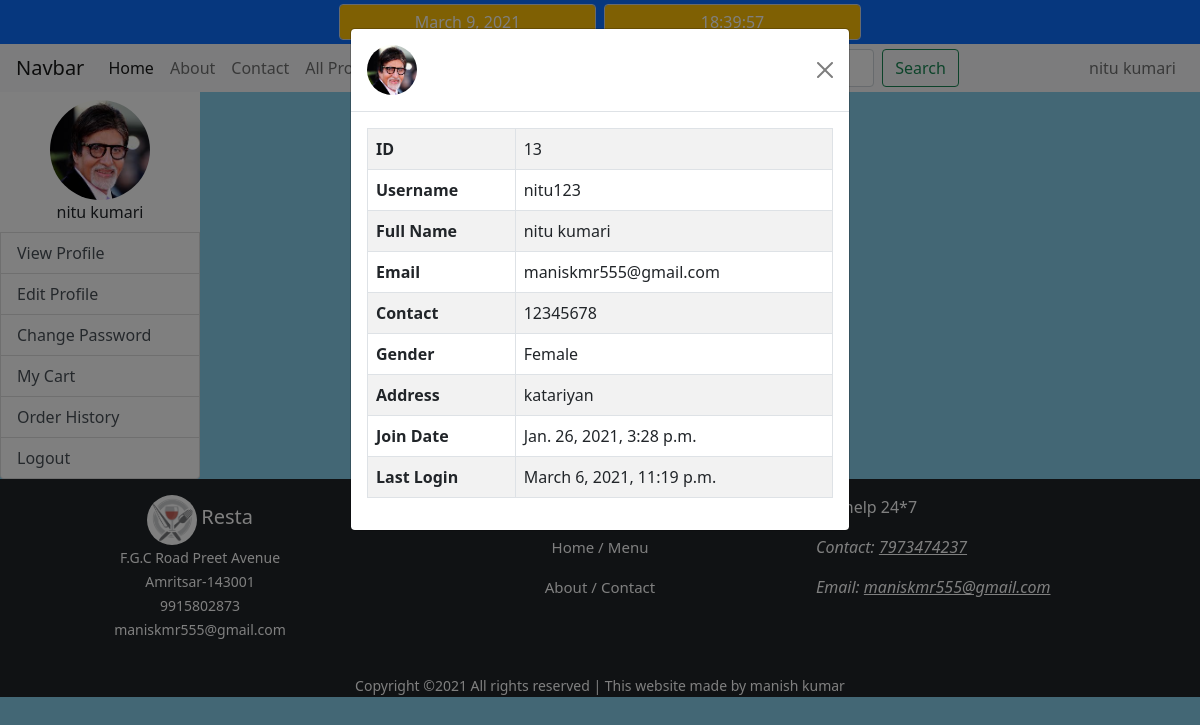
The page /cust_view (signed in) on the database its author committed.
### myapp/models.py (models this page shows, shortened)
class Register(models.Model):
    user = models.OneToOneField(User,on_delete=models.CASCADE)
    profile_pic = models.ImageField(upload_to="profile_pic/%Y/%m/%d",null=True,blank=True)
    contact_number = models.IntegerField()
    gender = models.CharField(max_length=250)
    address = models.TextField()
    added_on = models.DateTimeField(auto_now_add=True)
    updated_on = models.DateTimeField(auto_now=True)

### myapp/views.py (the view)
# urls.py: path('cust_view',views.cust_view,name="cust_view"),
@login_required
def cust_view(request):
    context={}
    today_date = date.today()
    curr_time = time.strftime("%H:%M:%S")
    context["date"]=today_date
    context["time"]=curr_time
    datas = Category.objects.all()
    context["datas"]=datas
    data = Register.objects.filter(user__id = request.user.id)
    context["all_data"]=data
    check = Register.objects.get(user__id=request.user.id)
    context["register_data"]=check
    return render(request,"cust_view.html",context)

### template/cust_view.html (shortened to what this page needs)
{% extends 'cust_dashboard.html' %}
{% load static %}
{% block dashboard %}
<div class="row">
    <div class="col-md-6">
        <div class="modal fade" id="exampleModal" tabindex="-1" aria-labelledby="exampleModalLabel" aria-hidden="true">
            <div class="modal-dialog">
                <div class="modal-content">
                    <div class="modal-header">
                        <span class="text-center modal-title"><img src="/media/{{register_data.profile_pic}}" alt="" height="50" style="border-radius: 50%;"></span>
                        <button type="button" class="btn-close" data-bs-dismiss="modal" aria-label="Close"
                            onclick="back()"></button>
                    </div>
                    <div class="modal-body">
                        <div class="table-responsive">
                            <table class="table table-striped table-bordered">
                                <tbody>
                                    <tr>
                                        <th>ID</th>
                                        <td>{{user.id}}</td>
                                    </tr>
                                    <tr>
                                        <th>Username</th>
                                        <td>{{user.username}}</td>
                                    </tr>
                                    <tr>
                                        <th>Full Name</th>
                                        <td>{{user.get_full_name}}</td>
                                    </tr>
                                    <tr>
                                        <th>Email</th>
                                        <td>{{user.email}}</td>
                                    </tr>
                                    {% for i in all_data %}
                                    <tr>
                                        <th>Contact</th>
                                        <td>{{i.contact_number}}</td>
                                    </tr>
                                    <tr>
                                        <th>Gender</th>
                                        <td>{{i.gender}}</td>
                                    </tr>
                                    <tr>
                                        <th>Address</th>
                                        <td>{{i.address}}</td>
                                    </tr>
                                    {% endfor %}
                                    <tr>
                                        <th>Join Date</th>
                                        <td>{{user.date_joined}}</td>
                                    </tr>
                                    <tr>
                                        <th>Last Login</th>
                                        <td>{{user.last_login}}</td>
                                    </tr>
                                </tbody>
                            </table>
                        </div>
                    </div>
                </div>
            </div>
        </div>
    </div>
</div>
{% endblock %}

### template/cust_dashboard.html (shortened to what this page needs)
{% extends 'base.html' %}
{% load static %}
{% block myblock %}
<div class="container-fluid">
    <div class="row">
        <div class="col-md-2 p-0">
            <div class="list-group">
                <div class="text-center bg-white p-2">
                    {% if register_data.profile_pic %}
                    <img src="/media/{{register_data.profile_pic}}" alt="" height="100" style="border-radius: 50%;">
                    {% else %}
                    <img src="{% static 'Images/user.jpg' %}" alt="" height="100" style="border-radius: 50%;">
                    {% endif %}
                    <p style="margin-bottom:0px;">{{register_data.user.first_name}} {{register_data.user.last_name}}</p>
                </div>
                <a href="{% url 'cust_view' %}" class="list-group-item list-group-item-action manish">View Profile</a>
                <a href="{% url 'edit_profile' %}" class="list-group-item list-group-item-action manish">Edit Profile</a>
                <a href="{% url 'change_password' %}" class="list-group-item list-group-item-action manish">Change Password</a>
                {% if not user.is_staff %}
                <a href="{% url 'cart_view' %}" class="list-group-item list-group-item-action manish">My Cart</a>
                <a href="{% url 'order_history' %}" class="list-group-item list-group-item-action manish">Order History</a>
                {% endif %}
                <a href="{% url 'logout' %}" class="list-group-item list-group-item-action manish">Logout</a>
            </div>
        </div>
        <div class="col-md-10">
            {% block dashboard %}
            {% endblock %}
        </div>
    </div>
</div>
{% endblock %}

### template/include/navbar.html (shortened to what this page needs)
<nav class="navbar sticky-top navbar-expand-lg navbar-light bg-light p-1">
    <div class="container-fluid">
        <a class="navbar-brand" href="#">Navbar</a>
        <div class="collapse navbar-collapse" id="navbarSupportedContent">
            <ul class="navbar-nav me-auto mb-2 mb-lg-0">
                <li class="nav-item">
                    <a class="nav-link active" aria-current="page" href="{% url 'home' %}">Home</a>
                </li>
                <li class="nav-item">
                    <a class="nav-link" href="{% url 'about' %}">About</a>
                </li>
                <li class="nav-item">
                    <a class="nav-link" href="{% url 'contact' %}">Contact</a>
                </li>
                <li class="nav-item">
                    <a class="nav-link" href="{% url 'all_product' %}">All Product</a>
                </li>
                <li class="nav-item dropdown">
                    <a class="nav-link dropdown-toggle" href="#" id="navbarDropdown" role="button"
                        data-bs-toggle="dropdown" aria-expanded="false">
                    </a>
                </li>
            </ul>
            <ul class="navbar-nav me-auto mb-2 mb-lg-0">
                <form class="d-flex" action="{% url 'all_product' %}">
                    <button class="btn btn-outline-success" type="submit">Search</button>
                </form>
            </ul>
            <ul class="navbar-nav mr-auto mb-2 mb-lg-0">
                {% if user.is_authenticated %}
                <li class="nav-item">
                    <a class="nav-link" href="{% url 'cust_dashboard' %}">{{user.get_full_name}}</a>
                </li>
                {% else %}
                <li class="nav-item">
                    <a class="nav-link" href="{% url 'login' %}">Login/Register</a>
                </li>
                {% endif %}
            </ul>
        </div>
    </div>
</nav>

### template/base.html (style rules this page uses)
body { background-color: skyblue; }

### rows shown on the page
Register: profile_pic (picture), user.first_name "nitu", user.last_name "kumari", contact_number "12345678", gender "Female", address "katariyan"

### other values the page prints
{{ user.get_full_name }} "nitu kumari"
{{ user.id }} "13"
{{ user.username }} "nitu123"
{{ user.email }} "maniskmr555@gmail.com"
{{ user.date_joined }} "Jan. 26, 2021, 3:28 p.m."
{{ user.last_login }} "March 6, 2021, 11:19 p.m."
